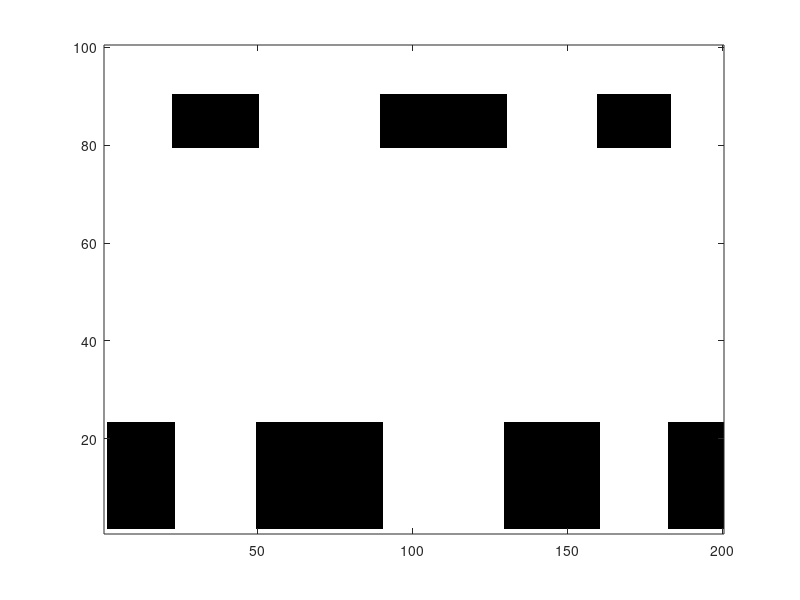

Write MATLAB code to recreate this figure.
function nmf1()

in = zeros(100,200);
for i = 2:23
    for j = 2:23
        in(i,j) = 1;
    end
end
 
for i = 2:23
    for j = 50:90
        in(i,j) = 1;
    end
end
 
for i = 2:23
    for j = 130:160
        in(i,j) = 1;
    end
end
 
for i = 2:23
    for j = 183:200
        in(i,j) = 1;
    end
end
 
for i = 80:90
    for j = 23:50
        in(i,j) = 1;
    end
end
 
for i = 80:90
    for j = 90:130
        in(i,j) = 1;
    end
end
 
for i = 80:90
    for j = 90:130
        in(i,j) = 1;
    end
end
 
for i = 80:90
    for j = 160:183
        in(i,j) = 1;
    end
end

figure
imagesc(imcomplement(in)),colormap gray
axis xy
%nmf(in, 2);

end

